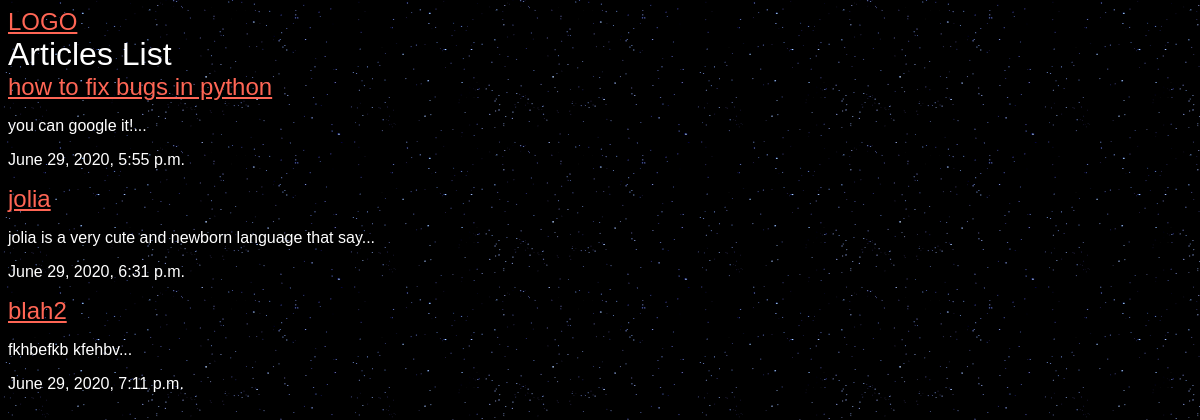
/articles/, run on an earlier commit of the app's database.
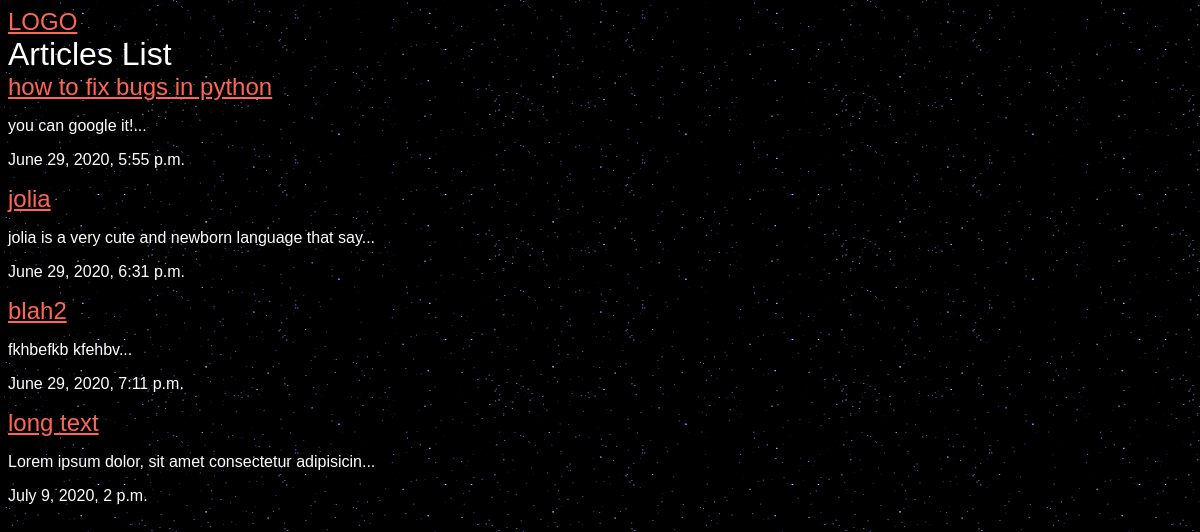
And on a later commit of the database.
### articles/models.py (models this page shows, shortened)
class Article(models.Model):
    title = models.CharField(max_length=70)
    slug = models.SlugField()
    body = models.TextField()
    date = models.DateTimeField(auto_now_add=True)
    image = models.ImageField(default='default.jpg',blank=True)
    def preview(self):
        return self.body[:50] + "..."

### articles/views.py (the view)
# urls.py: path('', views.articlesList, name="list"),
def articlesList(request):
    articles = models.Article.objects.all().order_by('date')
    return render(request, 'articles/articleslist.html',{'articles':articles})

### articles/templates/articles/articleslist.html (shortened to what this page needs)
{%extends 'base.html'%}
{%block content%}
<div class="container">
  <h1>Articles List</h1>
  {% for article in articles %}
  <h2><a href="{% url 'articles:detail' slug=article.slug %}">{{article.title}}</a></h2>
  <p>{{article.preview}}</p>
  <p>{{article.date}}</p>
  {% endfor %}
</div>
{%endblock%}

### templates/base.html (shortened to what this page needs)
{% load static %}
<html>
<head>
    <link rel="stylesheet" href="{% static 'styles.css' %}" />
</head>
<body>
    <h2><a href="{% url 'articles:list' %}">LOGO</a></h2>
    <div class="wrapper">
       {% block content %}
       {% endblock %}
    </div>
</body>
</html>

### staticDirs/styles.css (style rules this page uses)
body { background-color: #0f121f; background-image: url(stars.png); color:white }
body { font-family:arial; }
h1,h2,h3,h4,h5 { font-weight:normal; margin:0; }
a,a:hover,a:visited { color:#f65f; }

What changed in the data, as far as the page shows it:
added Article: title "long text", preview "Lorem ipsum dolor, sit amet consectetur adipisicin...", date "July 9, 2020, 2 p.m."
